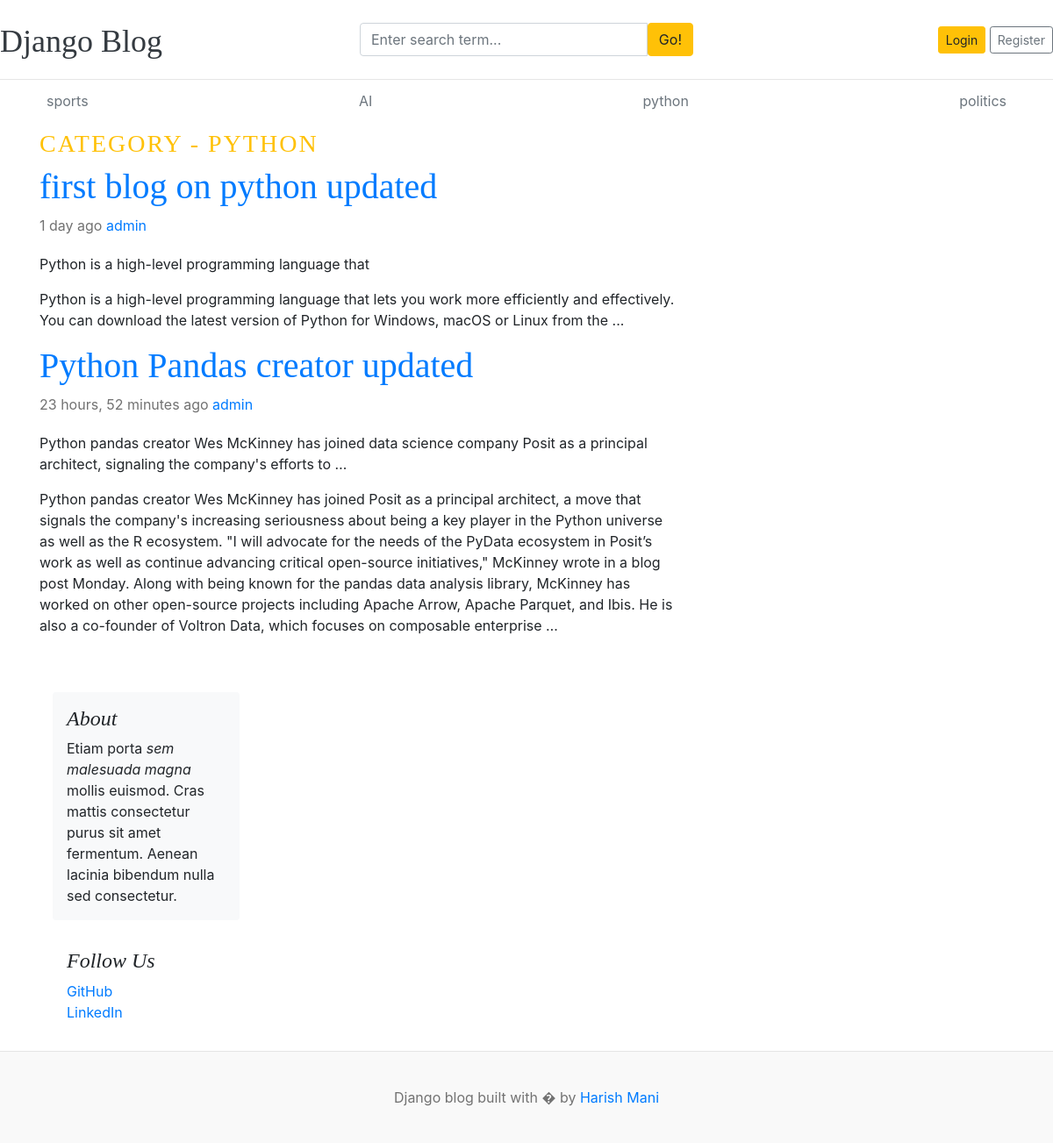
Page /social/3 on the committed database.
### blogs/models.py (models this page shows, shortened)
class Category(models.Model):
    category_name = models.CharField(max_length=100, unique=True)
    created_at = models.DateTimeField(auto_now_add=True)
    updated_at = models.DateTimeField(auto_now=True)
    class Meta:
        verbose_name_plural = 'categories'

class Blog(models.Model):
    title = models.CharField(max_length=100)
    slug = models.SlugField(max_length=150, unique=True,blank=True)
    author = models.ForeignKey(User, on_delete=models.CASCADE)
    category = models.ForeignKey(Category, on_delete=models.CASCADE)
    blog_body = models.TextField(max_length=2000)
    featured_image = models.ImageField(upload_to='uploads/%Y/%m/%d')
    short_description = models.TextField(max_length=500)
    status = models.CharField(max_length=10,choices=STATUS_CHOICES,default='draft')
    is_featured = models.BooleanField(default=False)
    created_at = models.DateTimeField(auto_now_add=True)
    updated_at = models.DateTimeField(auto_now=True)

### blogs/views.py (the view)
# urls.py: path('<int:category_id>', views.posts_by_category, name="posts_by_category"),
def posts_by_category(request,category_id):
    cat_posts = Blog.objects.filter(status='published',category=category_id)
    try:
        category = Category.objects.get(pk=category_id)
    except:
        return redirect('home')
    context = {
            'category': category,
            'cat_posts' : cat_posts
        }
    return render(request,'blog/posts_by_category.html',context)

### blogs/context_processors.py (called while the page is built)
def get_categories(request):
    categories = Category.objects.all()
    return dict(categories=categories)

def get_social_links(request):
    social_links = SocialLink.objects.all()
    return dict(social_links=social_links)

### blog/templates/blog/posts_by_category.html (shortened to what this page needs)
{% extends "blog/base.html" %}
{% load static %}
{% block content %}
<div class="container">
<h3 class="text-uppercase text-warning" style="letter-spacing:2px;">Category - {{category.category_name}}</h3>
<main role="main" class="container p-0">
  <div class="row">
    <div class="col-md-8 blog-main">
    {% if cat_posts %}
      {% for post in cat_posts %}
      <div class="blog-post">
        <h2 class="blog-post-title"><a href="{% url 'blog_view' post.slug %}">{{ post.title }}</a></h2>
        <p class="blog-post-meta">{{ post.updated_at|timesince }} ago <a href="#">{{ post.author }}</a></p>
        <p>{{post.short_description | truncatewords:20 }}</p>
        <p>{{post.blog_body|truncatewords:100}}</p>
        {% endfor %}
        {% else %}
        <p>No posts found</p>
        {% endif %}
    </div>
    </div>
    <aside class="col-md-4 blog-sidebar">
      <div class="p-3 mb-3 bg-light rounded">
        <h4 class="font-italic">About</h4>
        <p class="mb-0">Etiam porta <em>sem malesuada magna</em> mollis euismod. Cras mattis consectetur purus sit amet fermentum. Aenean lacinia bibendum nulla sed consectetur.</p>
      </div>
      <div class="p-3">
        <h4 class="font-italic">Follow Us</h4>
        <ol class="list-unstyled">
          <li><a href="#">GitHub</a></li>
          <li><a href="#">LinkedIn</a></li>
        </ol>
      </div>
    </aside>
  </div>
</main>
</div>
{% endblock content %}

### blog/templates/blog/base.html (shortened to what this page needs)
{% load static %}
<!DOCTYPE html>
<html lang="en">
<head>
    <link href="https://getbootstrap.com/docs/4.0/dist/css/bootstrap.min.css" rel="stylesheet">
    <link href="{% static 'blog/blog.css' %}" rel="stylesheet">
    <link rel="stylesheet" href="https://cdnjs.cloudflare.com/ajax/libs/font-awesome/4.7.0/css/font-awesome.min.css">
  </head>
<body>
  <header class="blog-header py-3">
    <div class="row flex-nowrap justify-content-between align-items-center">
      <div class="col-4 pt-1">
        <a class="blog-header-logo text-dark" href="/">Django Blog</a>
      </div>
      <div class="col-4">
        <form action="{% url 'search' %}" method="GET">
          <div class="input-group">
            <input class="form-control" type="text" name="keyword" value="{{ keyword }}" placeholder="Enter search term..." aria-label="Enter search term..." aria-describedby="button-search" />
            <button type="submit" class="btn btn-warning" id="button-search" type="button">Go!</button>
        </div>
        </form>
      </div>
      <div class="col-4 d-flex justify-content-end align-items-center">
        {% if not user.is_authenticated %}
        <a class="btn btn-sm btn-warning" href="{% url 'login' %}">Login</a> &nbsp;
        <a class="btn btn-sm btn-outline-secondary" href="{% url 'register'   %}">Register</a>
        {% else %}
        <span style="margin-right:10px;"><a href="{% url 'dashboard' %}">Dashboard</a></span>
        <span>You are logged in as: <b>{{user}}</b></span>
        &emsp;
        <span style="margin:10px"><a href="{% url 'logout' %}">Logout</a></span>
        {% endif %}
      </div>
    </div>
  </header>
  <div class="container">
  <div class="nav-scroller py-1 mb-2">
    <nav class="nav d-flex justify-content-between">
      {% for category in categories %}
      <a class="p-2 text-muted" href="{% url 'posts_by_category' category.id %}">{{category.category_name}}</a>
      {% endfor %}
    </nav>
  </div>
</div>
    {% block content %}
    {% endblock content %}
    <footer class="blog-footer">
      <p>Django blog built with � by <a href="#">Harish Mani</a></p>
      </footer>
</body>
</html>

### blog/static/blog/blog.css (style rules this page uses)
.blog-header { border-bottom: 1px solid #e5e5e5; }
.blog-header-logo { font-family: "Playfair Display", Georgia, "Times New Roman", serif; font-size: 2.25rem; }
h1, h2, h3, h4, h5, h6 { font-family: "Playfair Display", Georgia, "Times New Roman", serif; }
.blog-post { margin-bottom: 4rem; }
.blog-post-title { font-size: 2.5rem; }
.blog-post-meta { margin-bottom: 1.25rem; color: #727272; }
.blog-footer { padding: 2.5rem 0; color: #727272; text-align: center; background-color: #f9f9f9; border-top: .05rem solid #e5e5e5; }
.blog-footer p:last-child { margin-bottom: 0; }

### rows in the picture
Category: category_name "sports"
Category: category_name "AI"
Category: category_name "python", category_name "PYTHON"
Category: category_name "politics"
Blog: title "first blog on python updated", updated_at "1 day", author "admin", short_description "Python is a high-level programming language that", blog_body "Python is a high-level programming language that lets you work more efficiently and effectively. You can download the latest version of Python for Windows, macOS or Linux from the ..."
Blog: title "Python Pandas creator updated", updated_at "23 hours, 52 minutes", author "admin", short_description "Python pandas creator Wes McKinney has joined data science company Posit as a principal architect, signaling the company's efforts to …", blog_body "Python pandas creator Wes McKinney has joined Posit as a principal architect, a move that signals the company's increasing seriousness about being a key player in the Python universe as well as the R ecosystem. \"I will advocate for the needs of the PyData ecosystem in Posit’s work as well as continue advancing critical open-source initiatives,\" McKinney wrote in a blog post Monday. Along with being known for the pandas data analysis library, McKinney has worked on other open-source projects including Apache Arrow, Apache Parquet, and Ibis. He is also a co-founder of Voltron Data, which focuses on composable enterprise …"
